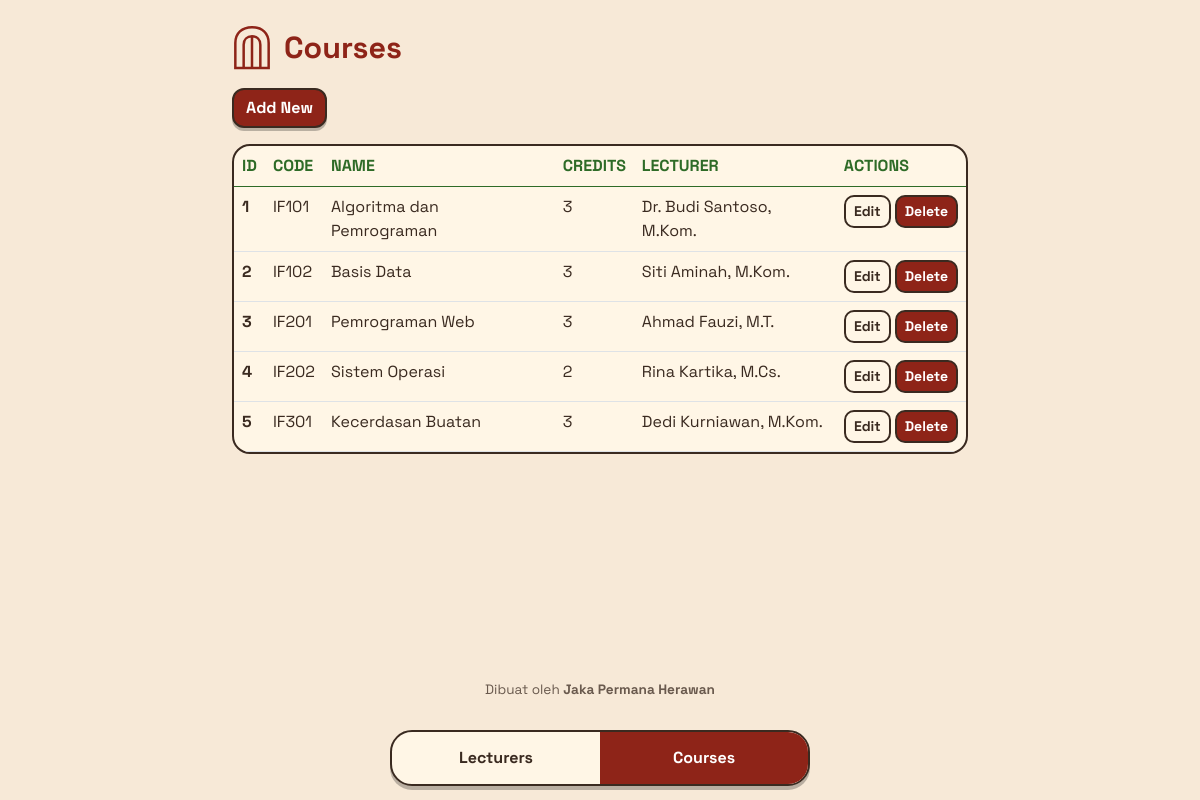
Screenshot of /Project/index.php?page=courses with the database file from the repository.
### tables this page shows
CREATE TABLE courses (  
  id INT AUTO_INCREMENT PRIMARY KEY,  
  code VARCHAR(10) NOT NULL,  
  name VARCHAR(100) NOT NULL,  
  credits INT NOT NULL,  
  lecturer_id INT NOT NULL,  
  FOREIGN KEY (lecturer_id) REFERENCES lecturers(id) ON DELETE CASCADE ON UPDATE CASCADE  
);

CREATE TABLE lecturers (  
  id INT AUTO_INCREMENT PRIMARY KEY,  
  name VARCHAR(100) NOT NULL,  
  nidn VARCHAR(20) NOT NULL,  
  phone VARCHAR(20) NOT NULL,  
  join_date DATE NOT NULL  
);

### Project/controllers/CourseController.php (called while the page is built, shortened)
<?php
class CourseController {
    private $model;
    function __construct($conn) {
        $this->model = new Course($conn);
    }
    function index() {
        $courses = $this->model->getAll();
        $active = 'courses';
        include "views/courses/index.php";
    }
}

### Project/index.php (called while the page is built, shortened)
<?php
include "connection.php";
include "models/Course.php";
include "controllers/LecturerController.php";
include "controllers/CourseController.php";
function e($s) {
    return htmlspecialchars((string) $s, ENT_QUOTES, 'UTF-8');
}
$action = $_GET['action'] ?? 'index';
$controller = new $controllers[$page]($conn);
$controller->$action();

### Project/models/Course.php (called while the page is built, shortened)
<?php
class Course {
    private $conn;
    function __construct($conn) {
        $this->conn = $conn;
    }
    function getAll() {
        $sql = "SELECT courses.*, lecturers.name AS lecturer_name
                FROM courses JOIN lecturers ON lecturers.id = courses.lecturer_id";
        return $this->conn->query($sql)->fetch_all(MYSQLI_ASSOC);
    }
}

### Project/views/courses/index.php (the view)
<?php include "views/layout/header.php"; ?>
<a class="btn btn-red my-3" href="index.php?page=courses&action=create">Add New</a>
<div class="panel table-responsive">
  <table class="table mb-0">
    <thead>
      <tr><th>ID</th><th>CODE</th><th>NAME</th><th>CREDITS</th><th>LECTURER</th><th>ACTIONS</th></tr>
    </thead>
    <tbody>
      <?php foreach ($courses as $row): ?>
      <tr>
        <th><?= e($row['id']) ?></th>
        <td><?= e($row['code']) ?></td>
        <td><?= e($row['name']) ?></td>
        <td><?= e($row['credits']) ?></td>
        <td><?= e($row['lecturer_name']) ?></td>
        <td class="text-end text-nowrap">
          <a class="btn btn-cream btn-sm" href="index.php?page=courses&action=edit&id=<?= $row['id'] ?>">Edit</a>
          <a class="btn btn-red btn-sm" href="index.php?page=courses&action=delete&id=<?= $row['id'] ?>" onclick="return confirm('Yakin ingin menghapus data mata kuliah ini?')">Delete</a>
        </td>
      </tr>
      <?php endforeach; ?>
    </tbody>
  </table>
</div>
<?php include "views/layout/footer.php"; ?>

### Project/views/layout/header.php (shortened to what this page needs)
<!doctype html>
<html lang="en">
<head>
  <link href="assets/bootstrap.min.css" rel="stylesheet">
  <link href="assets/style.css" rel="stylesheet">
</head>
<body>
  <div class="container app my-4">
    <div class="brand">
      <svg width="40" height="48" viewBox="0 0 48 56" fill="none" stroke="#8E2418" stroke-width="3"><path d="M4 52V22C4 10 12 3 24 3s20 7 20 19v30z"/><path d="M14 52V24c0-6 4-10 10-10s10 4 10 10v28M24 14v38"/></svg>
      <h1><?= $active == 'courses' ? 'Courses' : 'Lecturers' ?></h1>
    </div>

### Project/views/layout/footer.php (shortened to what this page needs)
  </div>
  <p class="credit">Dibuat oleh <strong>Jaka Permana Herawan</strong></p>
  <nav class="bottom-nav">
    <a href="index.php?page=lecturers" class="<?= $active == 'lecturers' ? 'on' : '' ?>">Lecturers</a>
    <a href="index.php?page=courses" class="<?= $active == 'courses' ? 'on' : '' ?>">Courses</a>
  </nav>
</body>
</html>

### Project/assets/style.css (style rules this page uses)
:root { --bg: #F7E9D7; --red: #8E2418; --green: #2E6B27; --cream: #FFF6E6; --ink: #3A2A20; }
body { background: var(--bg); color: var(--ink); font-family: 'Space Grotesk', system-ui, sans-serif; display: flex; flex-direction: column; min-height: 100vh; padding-bottom: 100px; }
.app { flex: 1 0 auto; max-width: 760px; }
.brand { display: flex; align-items: center; gap: 12px; }
.brand h1 { margin: 0; color: var(--red); font-weight: 700; font-size: 1.9rem; }
.panel { background: var(--cream); border: 2px solid var(--ink); border-radius: 18px; overflow: hidden; }
.panel .table { --bs-table-bg: transparent; color: var(--ink); }
.panel thead th { color: var(--green); }
.btn-red, .btn-cream { font-weight: 700; border: 2px solid var(--ink); border-radius: 12px; box-shadow: 0 3px 0 rgba(0, 0, 0, .25); }
.btn-red { background: var(--red); color: #fff; }
.btn-cream { background: var(--cream); color: var(--ink); }
.btn-sm { box-shadow: none; border-radius: 10px; }
.credit { margin: auto 0 0; padding-top: 28px; text-align: center; color: var(--ink); font-size: .85rem; opacity: .75; }
.bottom-nav { position: fixed; left: 50%; bottom: 14px; transform: translateX(-50%); width: calc(100% - 28px); max-width: 420px; display: flex; background: var(--cream); border: 2px solid var(--ink); border-radius: 22px; overflow: hidden; box-shadow: 0 4px 0 rgba(0, 0, 0, .25); }
.bottom-nav a { flex: 1; text-align: center; padding: 14px 4px; text-decoration: none; color: var(--ink); font-weight: 700; }
.bottom-nav a.on { background: var(--red); color: #fff; }

### rows the page displays
courses: id "1", code "IF101", name "Algoritma dan Pemrograman", credits "3", lecturer.name "Dr. Budi Santoso, M.Kom."
courses: id "2", code "IF102", name "Basis Data", credits "3", lecturer.name "Siti Aminah, M.Kom."
courses: id "3", code "IF201", name "Pemrograman Web", credits "3", lecturer.name "Ahmad Fauzi, M.T."
courses: id "4", code "IF202", name "Sistem Operasi", credits "2", lecturer.name "Rina Kartika, M.Cs."
courses: id "5", code "IF301", name "Kecerdasan Buatan", credits "3", lecturer.name "Dedi Kurniawan, M.Kom."
